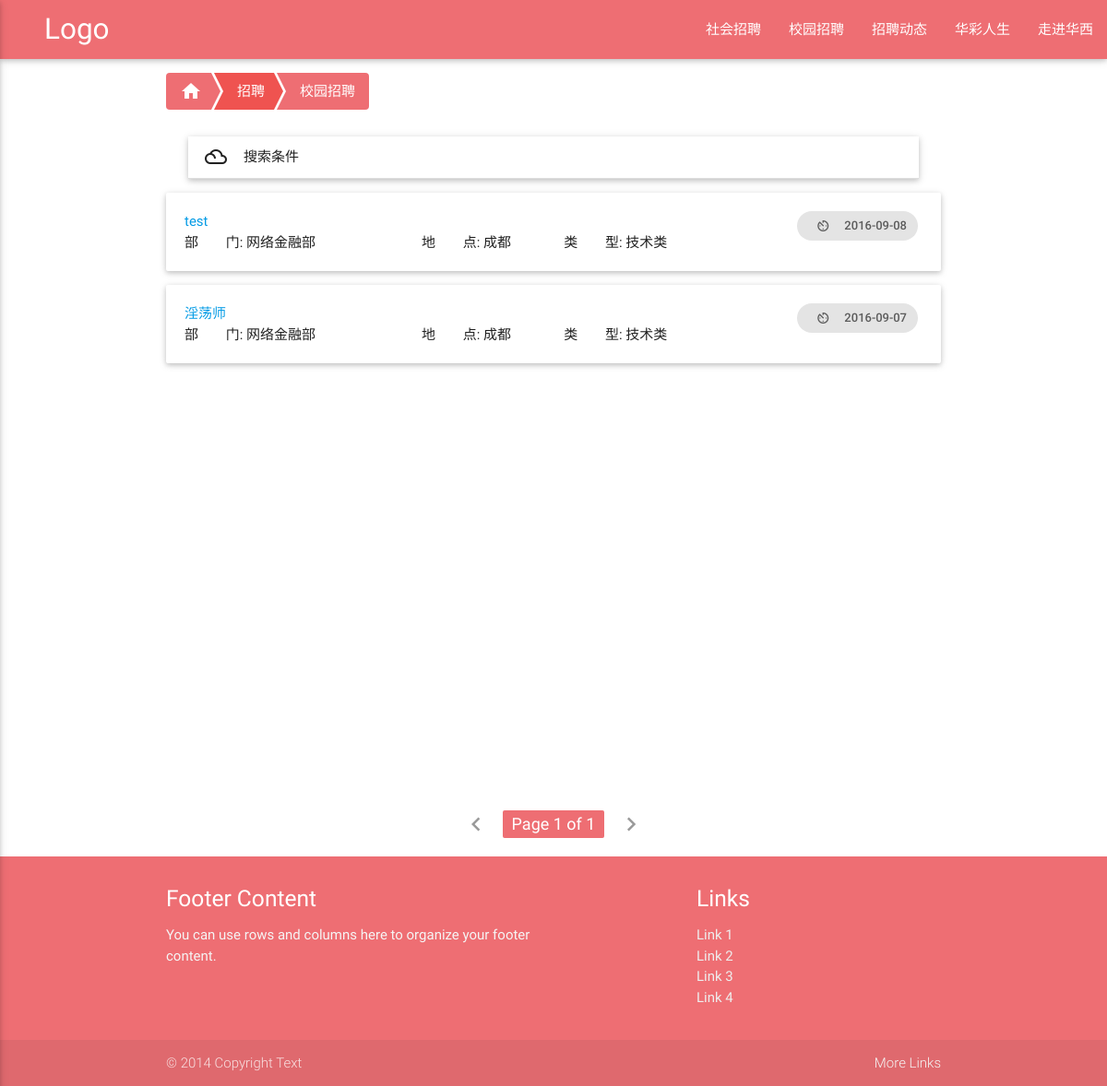
The app's page /job/school with its own data.
### job/models.py (models this page shows, shortened)
class Job(models.Model):
    title = models.CharField('标题', max_length=128)
    created = models.DateTimeField('发布时间', auto_now_add=True)
    requirement = models.TextField('要求')
    responsibility = models.TextField('职责')
    description = models.TextField('描述')
    tag = models.TextField('标签')
    assortment = models.ForeignKey(Assortment, verbose_name='招聘分类', related_name='job_assortment')
    category = models.ForeignKey(Category, verbose_name='技术分类')
    address = models.ForeignKey(Address, verbose_name='地址')
    department = models.ForeignKey(Department, verbose_name='部门')

class Department(models.Model):
    name = models.CharField('名称', max_length=32)

class Address(models.Model):
    name = models.CharField('名称', max_length=32)

class Category(models.Model):
    name = models.CharField('名称', max_length=32)

### job/views.py (the view)
def get_about_job_school(request):
    jobs_list = Job.objects.filter(assortment__name__exact='school')
    if request.GET.get('address'):
        jobs_list = jobs_list.filter(address__name__exact=request.GET.get('address'))
        print(jobs_list)
    if request.GET.get('depart'):
        jobs_list = jobs_list.filter(department__name__exact=request.GET.get('depart'))
    if request.GET.get('order') and request.GET.get('order') == 'up':
        print(1)
        jobs_list = jobs_list.order_by('created')
    else:
        print(2)
        jobs_list = jobs_list.order_by('-created')
    address = Address.objects.all()
    department = Department.objects.all()
    paginator = Paginator(jobs_list, 15)
    page = request.GET.get('page')
    try:
        jobs = paginator.page(page)
    except PageNotAnInteger:
        jobs = paginator.page(1)
    except EmptyPage:
        jobs = paginator.page(paginator.num_pages)
    ctx = {'Jobs': jobs, 'Addresses': address, 'Departments': department}
    return render(request, 'job/job_school.html', ctx)

### templates/job/job_school.html (shortened to what this page needs)
<!DOCTYPE html>
<html lang="en">
<head>
    <link rel="stylesheet" href="/static/lib/materialize/css/materialize.css">
    <link rel="stylesheet" href="/static/lib/iconfont/material-icons.css">
    <link rel="stylesheet" href="/static/lib/css/common.css">
    <link rel="stylesheet" href="/static/job/job_school.css">
</head>
<body>
    <header>
        {% include 'public/nav.html' %}
    </header>
    <div class="container">
        <ul id="breadcrumb">
            <li><a href="{% url 'site_index' %} "><i class="material-icons">home</i></a></li>
            <li><a href="javascript:void(0)">
                招聘</a>
            </li>
            <li><a href="{% url 'site_about_job_school' %}">
                校园招聘</a>
            </li>
        </ul>
        {% include 'job/job_filter.html' %}
        {% include 'job/job_list.html' %}
    </div>
    {% include 'public/pagination.html' %}
    {% include 'public/footer.html' %}
</html>

### templates/job/job_list.html
<ul id="tag-list" class="tag-list">
    {% for job in Jobs %}
    <li>
        <div class="card-panel lighten-5 z-depth-1">
            <div class="card-content">
                <div class="row">
                    <div class="col s12 m6 l9">
                        <a href="{% url 'site_about_job_detail' job.id%}">{{ job.title }}</a><br>
                        <div class="row">
                            <div class="col s12 m12 l5">部&nbsp;&nbsp;&nbsp;&nbsp;&nbsp;&nbsp;&nbsp;&nbsp;门: {{ job.department.name }}</div>
                            <div class="col s12 m6 l3">地&nbsp;&nbsp;&nbsp;&nbsp;&nbsp;&nbsp;&nbsp;&nbsp;点: {{ job.address.name }}</div>
                            <div class="col s12 m6 l4">类&nbsp;&nbsp;&nbsp;&nbsp;&nbsp;&nbsp;&nbsp;&nbsp;型: {{ job.category.name }}</div>
                        </div>
                    </div>
                    <div class="col s12 m6 l3">
                        <div class="chip right">
                            <i class="material-icons close left">av_timer</i>{{ job.created|date:'Y-m-d' }}
                        </div>
                    </div>
                </div>
            </div>
        </div>
    </li>
    {% endfor %}
</ul>

### records on screen
Job: title "test", department.name "网络金融部", address.name "成都", category.name "技术类", created "2016-09-08"
Job: title "淫荡师", department.name "网络金融部", address.name "成都", category.name "技术类", created "2016-09-07"

### other values on screen
{{ Jobs.number }} "1"
{{ Jobs.paginator.num_pages }} "1"
